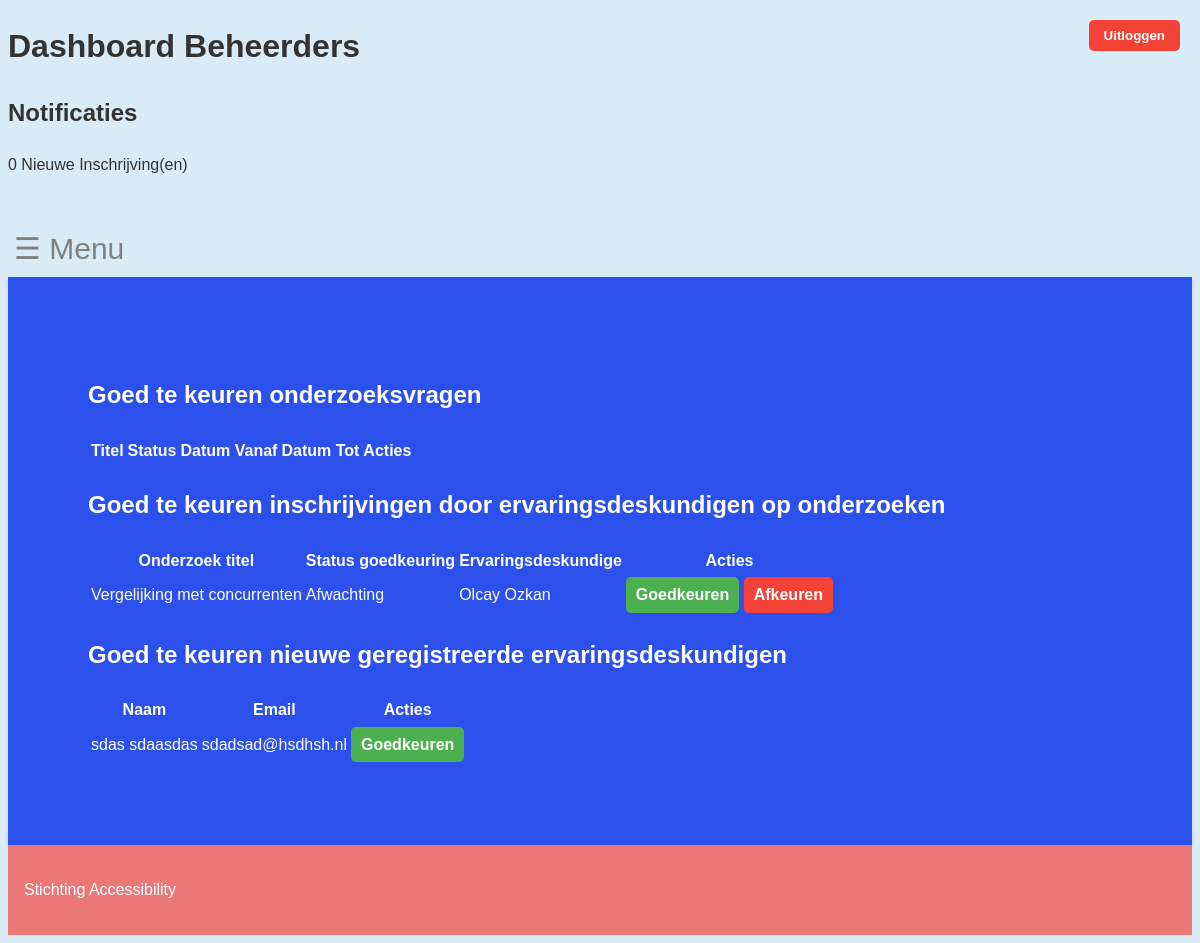
The page /beheerders/dashboard/ (signed in) on the database its author committed.
### core/models.py (models this page shows, shortened)
class OnderzoekErvaringsdeskundige(models.Model):
    notificatie_verzonden = models.BooleanField(default=False)
    onderzoek = models.ForeignKey(Onderzoek, on_delete=models.CASCADE)
    ervaringsdeskundige = models.ForeignKey(Ervaringsdeskundige, on_delete=models.CASCADE)
    is_goedgekeurd = models.CharField(max_length=50, blank=True, null=True)
    class Meta:
        db_table = 'onderzoek_ervaringsdeskundige'
        unique_together = ('onderzoek', 'ervaringsdeskundige')

class Onderzoek(models.Model):
    onderzoek_id = models.AutoField(primary_key=True)
    titel = models.CharField(max_length=255)
    omschrijving = models.TextField(blank=True, null=True)
    status = models.CharField(max_length=50, blank=True, null=True)
    beschikbaar = models.BooleanField(default=True)
    datum_vanaf = models.DateField(blank=True, null=True)
    datum_tot = models.DateField(blank=True, null=True)
    type_onderzoek = models.CharField(max_length=50, blank=True, null=True)
    locatie = models.CharField(max_length=255, blank=True, null=True)
    met_beloning = models.BooleanField(default=False)
    beloning = models.CharField(max_length=255, blank=True, null=True)
    doelgroep_leeftijd_van = models.IntegerField(blank=True, null=True)
    doelgroep_leeftijd_tot = models.IntegerField(blank=True, null=True)
    doelgroep_beperking = models.CharField(max_length=255, blank=True, null=True)
    organisatie = models.ForeignKey(Organisaties, on_delete=models.CASCADE)
    class Meta:
        db_table = 'Onderzoek'

class Ervaringsdeskundige(models.Model):
    ervaringsdeskundige_id = models.AutoField(primary_key=True)
    bijzonderheden = models.TextField(blank=True, null=True)
    voorkeur_benadering = models.CharField(max_length=255, blank=True, null=True)
    bijzonderheden_beschikbaar = models.CharField(max_length=255, blank=True, null=True)
    gebruiker = models.ForeignKey(Gebruikers, on_delete=models.CASCADE)
    beperkingen = models.ForeignKey(Beperkingen, on_delete=models.SET_NULL, null=True, blank=True)
    toezichthouder = models.ForeignKey(Toezichthouder, on_delete=models.SET_NULL, null=True, blank=True)
    hulpmiddelen = models.ForeignKey(Hulpmiddelen, on_delete=models.SET_NULL, null=True, blank=True)
    is_goedgekeurd = models.BooleanField(default=False)
    class Meta:
        db_table = 'ervaringsdeskundige'

class Gebruikers(AbstractBaseUser, PermissionsMixin):
    gebruiker_id = models.AutoField(primary_key=True)
    voornaam = models.CharField(max_length=255)
    achternaam = models.CharField(max_length=255)
    is_beheerder = models.BooleanField(default=False)
    is_organisatie = models.BooleanField(default=False)
    postcode = models.CharField(max_length=6, blank=True, null=True)
    geslacht = models.CharField(max_length=10, blank=True, null=True)
    email = models.EmailField(unique=True)
    telefoonnummer = models.CharField(max_length=20, blank=True, null=True)
    geboortedatum = models.DateField()
    last_login = models.DateTimeField(blank=True, null=True)
    organisatie = models.ForeignKey(Organisaties, on_delete=models.SET_NULL, null=True, blank=True)
    objects = GebruikersManager()
    USERNAME_FIELD = 'email'
    REQUIRED_FIELDS = []
    class Meta:
        db_table = 'gebruikers'
    @property
    def is_staff(self):
        return self.is_beheerder

### beheerders/views.py (the view)
# urls.py: path('dashboard/', views.onderzoek_dashboard, name='dashboard_beheer'),
@login_required()
def onderzoek_dashboard(request):
    User = get_user_model()
    if not request.user.is_staff:
        return redirect('dashboard_deskundige')
    niet_goedgekeurde_inschrijvingen = OnderzoekErvaringsdeskundige.objects.filter(is_goedgekeurd="Afwachting")
    nieuwe_ervaringsdeskundigen = Ervaringsdeskundige.objects.filter(is_goedgekeurd=False, gebruiker__is_organisatie=False)
    onderzoeken = Onderzoek.objects.filter(status__in=['', 'Nieuw'])
    return render(request, 'dashboard_beheer.html', {
        'niet_goedgekeurde_inschrijvingen': niet_goedgekeurde_inschrijvingen,
        'nieuwe_ervaringsdeskundigen': nieuwe_ervaringsdeskundigen,
        'onderzoeken': onderzoeken,
    })

### beheerders/templates/dashboard_beheer.html (shortened to what this page needs)
<!DOCTYPE html>
<html lang="nl">
<head>
    {% load static %}
    <link rel="stylesheet" href="{% static 'CSS/beheerders.css' %}" type="text/css">
</head>
<body>
<header role="banner">
    <button onclick="logoutUser()" data-logout-url="{% url 'logout' %}" class="logout-button">Uitloggen</button>
    <h1>Dashboard Beheerders</h1>
    <section id="notificaties-section">
        <h2>Notificaties</h2>
        <div id="notificaties-container">
            <span id="nieuwe-inschrijvingen-teller"></span>
        </div>
    </section>
    <br>
</header>
<header>
    <button aria-label="Open Menu" id="openMenu">&#9776; Menu</button>
</header>
<main role="main">
    <section id="onderzoeksvragen" tabindex="-1">
        <h2>Goed te keuren onderzoeksvragen</h2>
        <table>
            <thead>
            <tr>
                <th>Titel</th>
                <th>Status</th>
                <th>Datum Vanaf</th>
                <th>Datum Tot</th>
                <th>Acties</th>
            </tr>
            </thead>
        </table>
    </section>
    <section id="inschrijvingen" tabindex="-1">
        <h2>Goed te keuren inschrijvingen door ervaringsdeskundigen op onderzoeken</h2>
        <table>
            <thead>
            <tr>
                <th>Onderzoek titel</th>
                <th>Status goedkeuring</th>
                <th>Ervaringsdeskundige</th>
                <th>Acties</th>
            </tr>
            </thead>
            <tbody>
            {% for inschrijving in niet_goedgekeurde_inschrijvingen %}
                <tr>
                    <td>{{ inschrijving.onderzoek.titel }}</td>
                    <td>{{ inschrijving.is_goedgekeurd }}</td>
                    <td>{{ inschrijving.ervaringsdeskundige.gebruiker.voornaam }} {{ inschrijving.ervaringsdeskundige.gebruiker.achternaam }}</td>
                    <td>
                        <a href="{% url 'inschrijving_goedkeuren' inschrijving.pk %}"
                           class="goedkeur-link">Goedkeuren</a>
                        <a href="{% url 'inschrijving_afkeuren' inschrijving.pk %}"
                           class="afkeur-link">Afkeuren</a>
                    </td>
                </tr>
            {% endfor %}
            </tbody>
        </table>
    </section>
    <section id="geregistreerde_evd" tabindex="-1">
        <h2>Goed te keuren nieuwe geregistreerde ervaringsdeskundigen</h2>
        <table>
            <thead>
            <tr>
                <th>Naam</th>
                <th>Email</th>
                <th>Acties</th>
            </tr>
            </thead>
            <tbody>
            {% for ervaringsdeskundige in nieuwe_ervaringsdeskundigen %}
                <tr>
                    <td>{{ ervaringsdeskundige.gebruiker.voornaam }} {{ ervaringsdeskundige.gebruiker.achternaam }}</td>
                    <td>{{ ervaringsdeskundige.gebruiker.email }}</td>
                    <td>
                        <a href="{% url 'ervaringsdeskundige_goedkeuren' ervaringsdeskundige.pk %}"
                           class="goedkeur-link">Goedkeuren</a>
                    </td>
                </tr>
            {% endfor %}
            </tbody>
        </table>
    </section>
</main>
<footer>
    <p>Stichting Accessibility</p>
</footer>
</body>
</html>

### beheerders/static/CSS/beheerders.css (style rules this page uses)
body { font-family: Arial, sans-serif; color: #333; line-height: 1.6; background-color: #d9ebf7; }
header { padding-bottom: 10px; }
main { margin: 0 auto; padding: 5rem; background-color: #2b50ec; color: white; box-shadow: 0 2px 4px rgba(0, 0, 0, 0.1); }
footer { padding: 1rem; text-align: left; background-color: #ec7777; color: white; }
#openMenu { font-size: 30px; cursor: pointer; background: none; border: none; color: #818181; }
.goedkeur-link, .afkeur-link { display: inline-block; padding: 5px 10px; color: #fff; text-decoration: none; border-radius: 5px; font-weight: bold; }
.goedkeur-link { background-color: #4CAF50; }
.afkeur-link { background-color: #f44336; }
.logout-button { padding: 8px 15px; color: white; text-decoration: none; border: none; border-radius: 5px; font-weight: bold; cursor: pointer; margin-left: 10px; background-color: #f44336; position: absolute; right: 20px; top: 20px; z-index: 10; }

### rows shown on the page
OnderzoekErvaringsdeskundige: onderzoek.titel "Vergelijking met concurrenten", is_goedgekeurd "Afwachting", ervaringsdeskundige.gebruiker.voornaam "Olcay", ervaringsdeskundige.gebruiker.achternaam "Ozkan"
Ervaringsdeskundige: gebruiker.voornaam "sdas", gebruiker.achternaam "sdaasdas", gebruiker.email "sdadsad@hsdhsh.nl"
